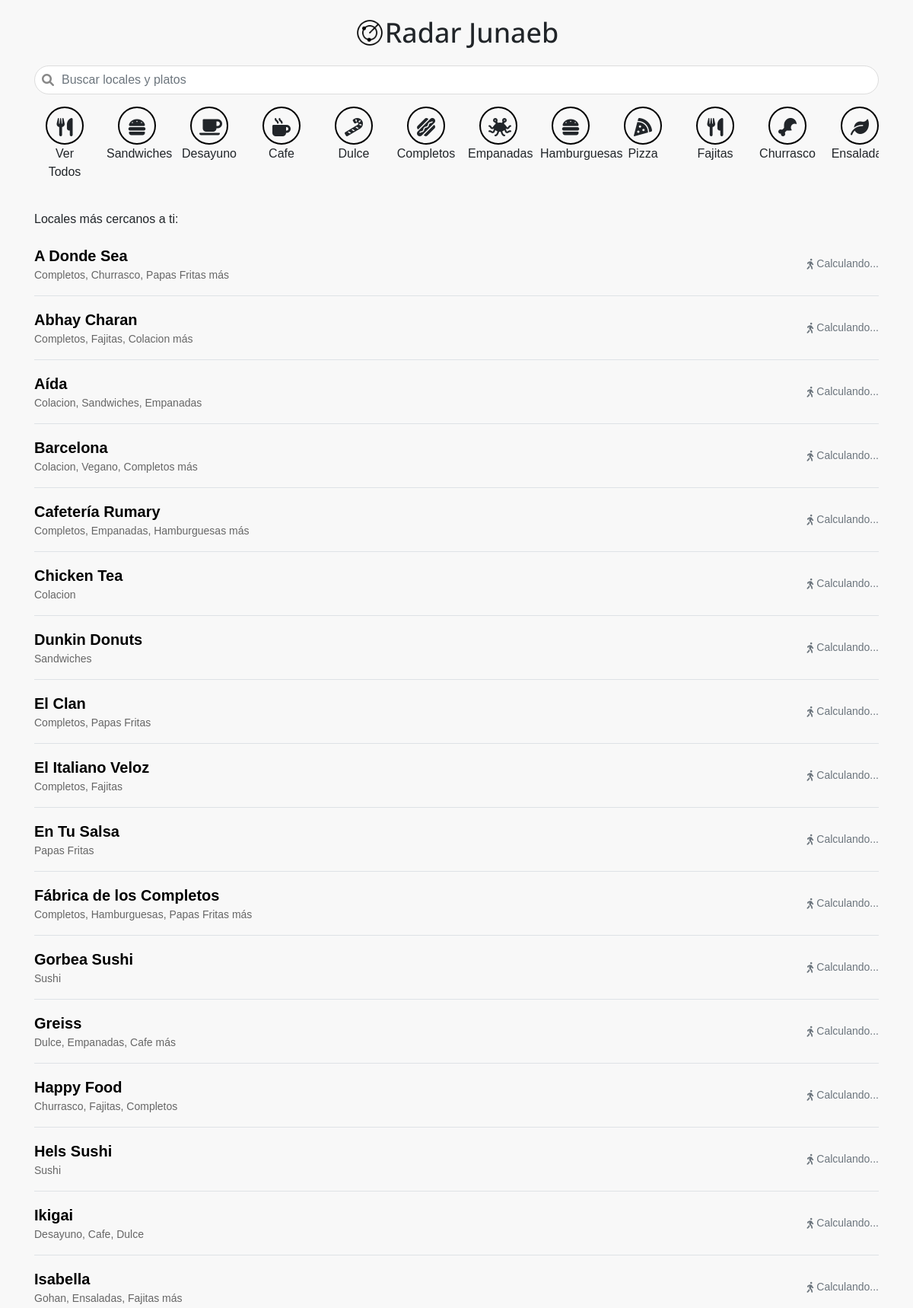
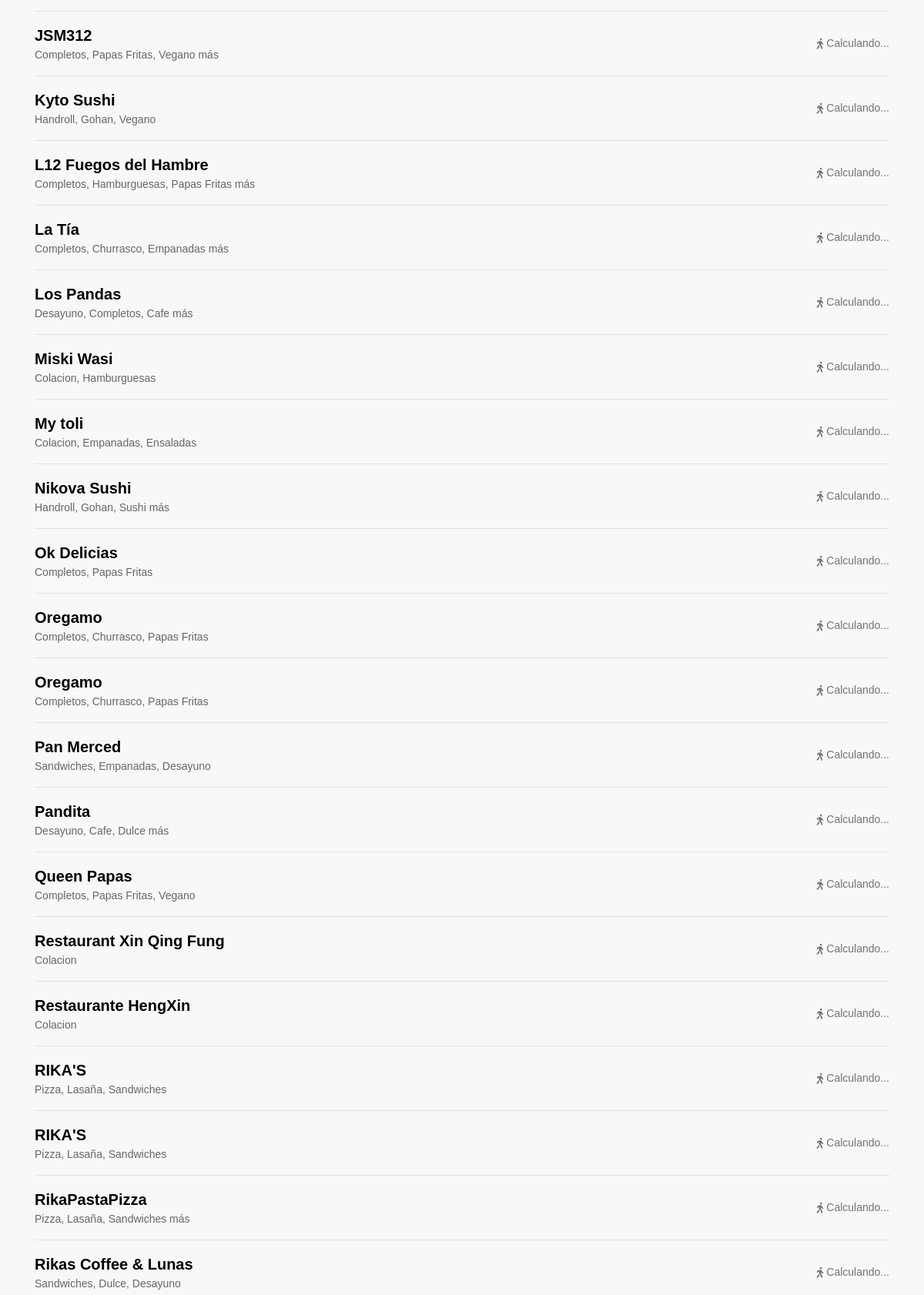
The page / (upper part) on the database its author committed (2 pictures, top to bottom).
### main.py (models this page shows)
class Restorant(db.Model):
    id = db.Column(db.Integer, primary_key=True)
    nombre = db.Column(db.String(50), nullable=False)
    horario_semana = db.Column(db.String(50), nullable=False)
    horario_sabado = db.Column(db.String(50), nullable=False)
    horario_domingo = db.Column(db.String(50), nullable=False)
    horario_festivos = db.Column(db.String(50), nullable=False)
    direccion = db.Column(db.String(50), nullable=False)
    latitud = db.Column(db.Float, nullable=False)
    longitud = db.Column(db.Float, nullable=False)
    imagenes = db.relationship('Menu', backref='restorant', lazy=True)
    categoria = db.Column(db.String(50), nullable=False)

### main.py (the view)
@app.route('/')
def index():
    restorants = Restorant.query.all()
    return render_template('index.html', restorants=restorants, iconos = ICONOS_CATEGORIAS)

### templates/index.html (shortened to what this page needs)
<!DOCTYPE html>
<html lang="es">
<head>
    <link rel="stylesheet" href="https://cdnjs.cloudflare.com/ajax/libs/font-awesome/6.0.0-beta3/css/all.min.css">
    <link href="https://maxcdn.bootstrapcdn.com/bootstrap/4.5.2/css/bootstrap.min.css" rel="stylesheet">
</head>
<body style="font-family: Arial, sans-serif; background-color: #f8f8f8;">
    <div class="container my-3">
        <div class="header d-flex align-items-center justify-content-center gap-2"
            style="font-family: 'Open Sans', sans-serif; font-size: 36px; font-weight: 500; margin-top: 5px;">
            <img src="{{ url_for('static', filename='image/image.png') }}" alt="Logo de Radar"
                style="width: 40px; height: auto;">
            <span>Radar Junaeb</span>
        </div>
        <div class="search-bar position-relative mt-3">
            <i class="fas fa-search position-absolute"
                style="top: 50%; left: 10px; transform: translateY(-50%); color: #888;"></i>
            <input type="text" id="searchInput" class="form-control" placeholder="Buscar locales y platos"
                style="width: 100%; padding-left: 35px; border-radius: 25px; border: 1px solid #ddd;">
        </div>
        <div class="categories d-flex mt-3 pb-3"
            style="white-space: nowrap; overflow-x: auto; -webkit-overflow-scrolling: touch; gap: 15px;">
            <div class="category text-center" style="min-width: 80px;">
                <i class="fas fa-utensils"
                    style="font-size: 24px; padding: 10px; border: 2px solid #000; border-radius: 50%; display: inline-block; width: 50px; height: 50px; line-height: 30px;"></i>
                <div>Ver<br>Todos</div>
            </div>
            {% for ico in iconos %}
            <div class="category text-center" style="min-width: 80px;">
                <i class="fas {{ico.icono}}"
                    style="font-size: 24px; padding: 10px; border: 2px solid #000; border-radius: 50%; display: inline-block; width: 50px; height: 50px; line-height: 30px;"></i>
                <div>{{ico.nombre}}</div>
            </div>
            {% endfor %}
        </div>
        <h6 class="mt-4 mb-2">Locales más cercanos a ti:</h6>
        <div class="places-wrapper" id="places-wrapper" style="max-height: 60vh; overflow-y: auto;">
            {% for restorant in restorants|sort(attribute='nombre') %}
            <div class="place-item" style="text-decoration: none; color: black;">
                <a href="/restaurant/{{ restorant.id }}" class="place-link">
                    <div class="place d-flex justify-content-between align-items-center border-bottom py-3"
                        id="restorant-{{ restorant.id }}">
                        <div>
                            <div class="name" style="font-size: 20px; font-weight: bold;">{{ restorant.nombre }}</div>
                            <div class="description" style="font-size: 14px; color: #666;">
                                {% set categorias = restorant.categoria.split(',') %}
                                {% if categorias | length > 3 %}
                                {{ categorias[:3] | join(', ') }} más
                                {% else %}
                                {{ restorant.categoria }}
                                {% endif %}
                            </div>
                        </div>
                        <div class="distance text-muted d-flex align-items-center" id="distance-{{ restorant.id }}"
                            style="font-size: 14px;">
                            <i class="fas fa-walking mr-1"></i> Calculando...
                        </div>
                    </div>
                </a>
            </div>
            {% endfor %}
        </div>
    </div>
</body>
</html>

### templates/index.html (style rules this page uses)
.category-link, .place-link { text-decoration: none; color: black; }

### rows shown on the page
Restorant: nombre "A Donde Sea", categorias "Completos, Churrasco, Papas Fritas"
Restorant: nombre "Abhay Charan", categorias "Completos, Fajitas, Colacion"
Restorant: nombre "Aída", categoria "Colacion, Sandwiches, Empanadas"
Restorant: nombre "Barcelona", categorias "Colacion, Vegano, Completos"
Restorant: nombre "Cafetería Rumary", categorias "Completos, Empanadas, Hamburguesas"
Restorant: nombre "Chicken Tea", categoria "Colacion"
Restorant: nombre "Dunkin Donuts", categoria "Sandwiches"
Restorant: nombre "El Clan", categoria "Completos, Papas Fritas"
Restorant: nombre "El Italiano Veloz", categoria "Completos, Fajitas"
Restorant: nombre "En Tu Salsa", categoria "Papas Fritas"
Restorant: nombre "Fábrica de los Completos", categorias "Completos, Hamburguesas, Papas Fritas"
Restorant: nombre "Gorbea Sushi", categoria "Sushi"
Restorant: nombre "Greiss", categorias "Dulce, Empanadas, Cafe"
Restorant: nombre "Happy Food", categoria "Churrasco, Fajitas, Completos"
Restorant: nombre "Hels Sushi", categoria "Sushi"
Restorant: nombre "Ikigai", categoria "Desayuno, Cafe, Dulce"
Restorant: nombre "Isabella", categorias "Gohan, Ensaladas, Fajitas"
Restorant: nombre "JSM312", categorias "Completos, Papas Fritas, Vegano"
Restorant: nombre "Kyto Sushi", categoria "Handroll, Gohan, Vegano"
Restorant: nombre "L12 Fuegos del Hambre", categorias "Completos, Hamburguesas, Papas Fritas"
Restorant: nombre "La Tía", categorias "Completos, Churrasco, Empanadas"
Restorant: nombre "Los Pandas", categorias "Desayuno, Completos, Cafe"
Restorant: nombre "Miski Wasi", categoria "Colacion, Hamburguesas"
Restorant: nombre "My toli", categoria "Colacion, Empanadas, Ensaladas"
Restorant: nombre "Nikova Sushi", categorias "Handroll, Gohan, Sushi"
Restorant: nombre "Ok Delicias", categoria "Completos, Papas Fritas"
Restorant: nombre "Oregamo", categoria "Completos, Churrasco, Papas Fritas"
Restorant: nombre "Oregamo", categoria "Completos, Churrasco, Papas Fritas"
Restorant: nombre "Pan Merced", categoria "Sandwiches, Empanadas, Desayuno"
Restorant: nombre "Pandita", categorias "Desayuno, Cafe, Dulce"
Restorant: nombre "Queen Papas", categoria "Completos, Papas Fritas, Vegano"
Restorant: nombre "Restaurant Xin Qing Fung", categoria "Colacion"
Restorant: nombre "Restaurante HengXin", categoria "Colacion"
Restorant: nombre "RIKA'S", categoria "Pizza, Lasaña, Sandwiches"
Restorant: nombre "RIKA'S", categoria "Pizza, Lasaña, Sandwiches"
Restorant: nombre "RikaPastaPizza", categorias "Pizza, Lasaña, Sandwiches"
Restorant: nombre "Rikas Coffee & Lunas", categoria "Sandwiches, Dulce, Desayuno"

### other values the page prints
{{ ico.nombre }} "Sandwiches" "Desayuno" "Cafe" "Dulce" "Completos" "Empanadas" "Hamburguesas" "Pizza" "Fajitas" "Churrasco"
